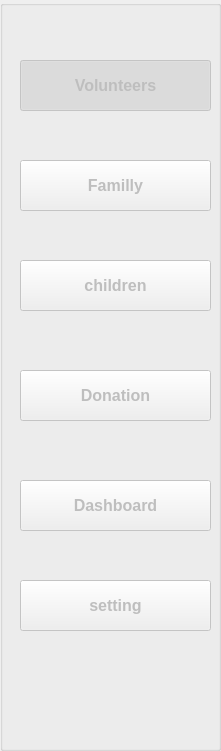
   <widget class="QGroupBox" name="groupBox">
    <property name="enabled">
     <bool>true</bool>
    </property>
    <property name="geometry">
     <rect>
      <x>-10</x>
      <y>-10</y>
      <width>221</width>
      <height>751</height>
     </rect>
    </property>
    <property name="title">
     <string/>
    </property>
    <widget class="QPushButton" name="pushButton_5">
     <property name="enabled">
      <bool>false</bool>
     </property>
     <property name="geometry">
      <rect>
       <x>20</x>
       <y>580</y>
       <width>191</width>
       <height>51</height>
      </rect>
     </property>
     <property name="font">
      <font>
       <pointsize>12</pointsize>
       <weight>75</weight>
       <bold>true</bold>
      </font>
     </property>
     <property name="text">
      <string>setting</string>
     </property>
     <property name="icon">
      <iconset>
       <normaloff>icons/SETTING PNG.png</normaloff>icons/SETTING PNG.png</iconset>
     </property>
     <property name="iconSize">
      <size>
       <width>48</width>
       <height>48</height>
      </size>
     </property>
     <property name="autoRepeatDelay">
      <number>400</number>
     </property>
     <property name="autoRepeatInterval">
      <number>400</number>
     </property>
    </widget>
    <widget class="QPushButton" name="pushButton_3">
     <property name="enabled">
      <bool>false</bool>
     </property>
     <property name="geometry">
      <rect>
       <x>20</x>
       <y>260</y>
       <width>191</width>
       <height>51</height>
      </rect>
     </property>
     <property name="font">
      <font>
       <pointsize>12</pointsize>
       <weight>75</weight>
       <bold>true</bold>
      </font>
     </property>
     <property name="text">
      <string> children </string>
     </property>
     <property name="icon">
      <iconset>
       <normaloff>icons/childrenicon.png</normaloff>icons/childrenicon.png</iconset>
     </property>
     <property name="iconSize">
      <size>
       <width>48</width>
       <height>48</height>
      </size>
     </property>
    </widget>
    <widget class="QPushButton" name="pushButton_2">
     <property name="enabled">
      <bool>false</bool>
     </property>
     <property name="geometry">
      <rect>
       <x>20</x>
       <y>160</y>
       <width>191</width>
       <height>51</height>
      </rect>
     </property>
     <property name="font">
      <font>
       <pointsize>12</pointsize>
       <weight>75</weight>
       <bold>true</bold>
      </font>
     </property>
     <property name="text">
      <string>Familly</string>
     </property>
     <property name="icon">
      <iconset>
       <normaloff>icons/fami2.png</normaloff>icons/fami2.png</iconset>
     </property>
     <property name="iconSize">
      <size>
       <width>72</width>
       <height>72</height>
      </size>
     </property>
     <property name="checkable">
      <bool>false</bool>
     </property>
    </widget>
    <widget class="QPushButton" name="pushButton_4">
     <property name="enabled">
      <bool>false</bool>
     </property>
     <property name="geometry">
      <rect>
       <x>20</x>
       <y>370</y>
       <width>191</width>
       <height>51</height>
      </rect>
     </property>
     <property name="font">
      <font>
       <pointsize>12</pointsize>
       <weight>75</weight>
       <bold>true</bold>
      </font>
     </property>
     <property name="text">
      <string>Donation</string>
     </property>
     <property name="icon">
      <iconset>
       <normaloff>icons/donation4.png</normaloff>icons/donation4.png</iconset>
     </property>
     <property name="iconSize">
      <size>
       <width>48</width>
       <height>48</height>
      </size>
     </property>
    </widget>
    <widget class="QPushButton" name="pushButton">
     <property name="enabled">
      <bool>false</bool>
     </property>
     <property name="geometry">
      <rect>
       <x>20</x>
       <y>60</y>
       <width>191</width>
       <height>51</height>
      </rect>
     </property>
     <property name="font">
      <font>
       <pointsize>12</pointsize>
       <weight>75</weight>
       <bold>true</bold>
      </font>
     </property>
     <property name="text">
      <string>Volunteers</string>
     </property>
     <property name="icon">
      <iconset>
       <normaloff>icons/hello volun.png</normaloff>icons/hello volun.png</iconset>
     </property>
     <property name="iconSize">
      <size>
       <width>48</width>
       <height>48</height>
      </size>
     </property>
     <property name="checkable">
      <bool>true</bool>
     </property>
     <property name="checked">
      <bool>true</bool>
     </property>
     <property name="autoRepeat">
      <bool>true</bool>
     </property>
     <property name="autoExclusive">
      <bool>true</bool>
     </property>
    </widget>
    <widget class="QPushButton" name="pushButton_14">
     <property name="enabled">
      <bool>false</bool>
     </property>
     <property name="geometry">
      <rect>
       <x>20</x>
       <y>480</y>
       <width>191</width>
       <height>51</height>
      </rect>
     </property>
     <property name="font">
      <font>
       <pointsize>12</pointsize>
       <weight>75</weight>
       <bold>true</bold>
      </font>
     </property>
     <property name="text">
      <string>Dashboard</string>
     </property>
     <property name="icon">
      <iconset>
       <normaloff>icons/dashborad.png</normaloff>icons/dashborad.png</iconset>
     </property>
     <property name="iconSize">
      <size>
       <width>40</width>
       <height>40</height>
      </size>
     </property>
    </widget>
   </widget>
